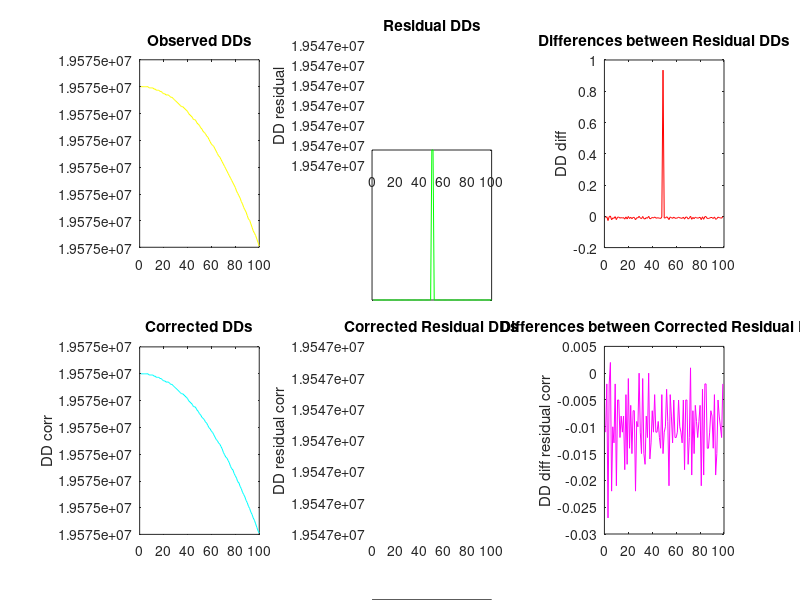

Source code (MATLAB):
% Positioning & Location Based Services
% A.A. 2023/2024
% EX05: DD analysis and cycle slip identification and repairing
% Author: Marianna Alghisi
% -------------------------------------------------------------------------
% Guidelines
%
% Input data = 'CycleSlipsData.txt' text file with
%              col1 = epoch [s]
%              col2 = observed DD [m]
%              col3 = approx DD [m]
%
% 1) Import data in Matlab and graph observed DDs
clear
close all
clc
[newdata] = importdata('CycleSlipsDataSun.txt', '	', 1);
idata = newdata.data;  %we have 3 columns: epochs, DD_obs, DD_apr

epochs = idata(:,1);
DD_obs = idata(:,2);
DDaprx = idata(:,3);


threshold = 3.8 * 1e-2;
lam = 19 * 1e-2;

% Step 2: Plot observed DDs
figure;

subplot(2,3,1);
plot(epochs, DD_obs, '-y');
title('Observed DDs');

% Step 3: Compute and plot residual DDs
DD_residual = DD_obs - DDaprx;

subplot(3,3,2);
plot(epochs, DD_residual, '-g');
ylabel('DD residual');
title('Residual DDs');

% Step 4: Compute and plot differences between consecutive epochs of residual DDs
DD_diff = diff(DD_residual);

subplot(2,3,3);
plot(epochs(1:end-1), DD_diff, '-r');
ylabel('DD diff');
title('Differences between Residual DDs');

% Step 5: Identify and repair cycle slips
n = 0;
DD_corr = DD_obs;
x = 0;

for i = 1:length(DD_diff)
    if abs(DD_diff(i)) > threshold
        x = DD_diff(i) / lam;
        n = round(x);
    end

    DD_corr(i+1) = ((lam * abs(n - x)) <= threshold) * (DD_obs(i+1) - lam * n);
end

% Step 6: Plot corrected DDs
subplot(2,3,4);
plot(epochs, DD_corr, '-c');
ylabel('DD corr');
title('Corrected DDs');

% Step 7: Compute and plot corrected residuals
DD_res_corr = DD_corr - DDaprx;

subplot(2,3,5);
plot(epochs, DD_res_corr, '-b');
ylabel('DD residual corr');
title('Corrected Residual DDs');

% Step 8: Compute and plot differences between consecutive epochs of corrected residuals
DD_diff_corr = diff(DD_res_corr);

subplot(2,3,6);
plot(epochs(1:end-1), DD_diff_corr, '-m');
ylabel('DD diff residual corr');
title('Differences between Corrected Residual DDs');
